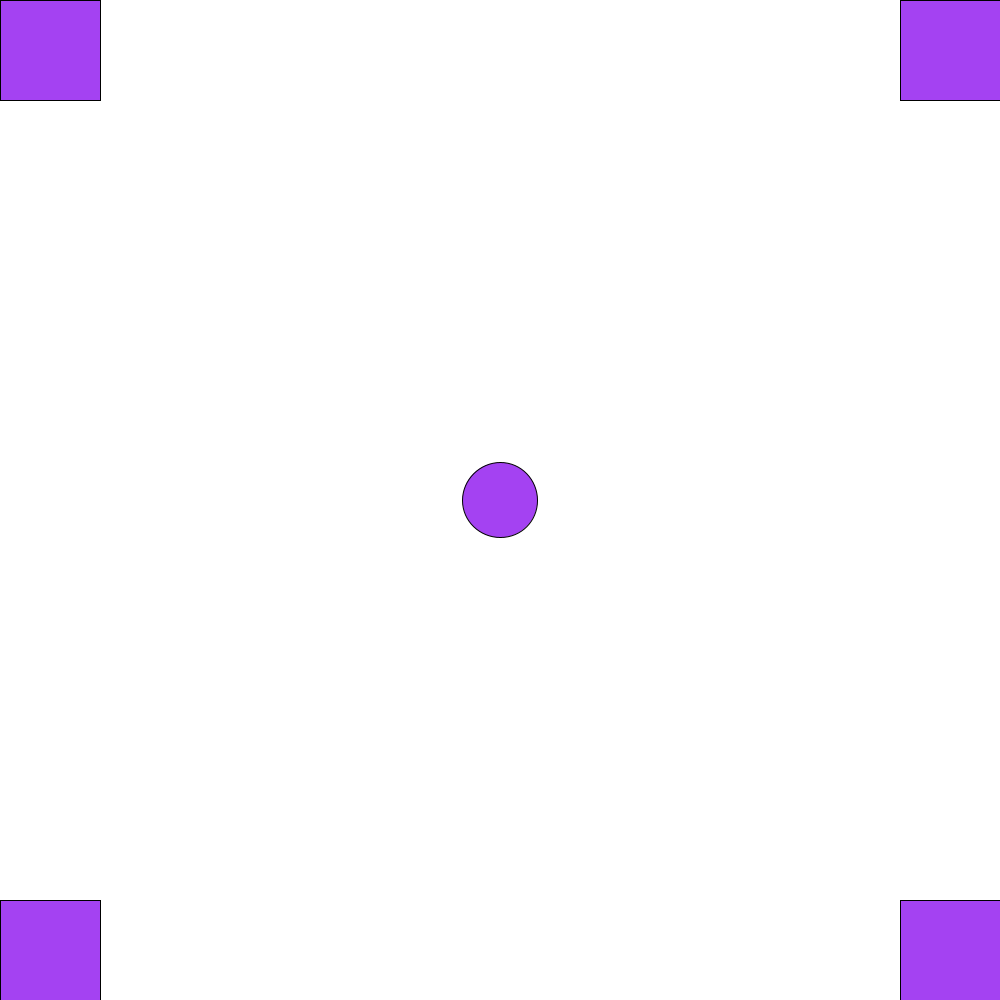
Frame 1 (no input)
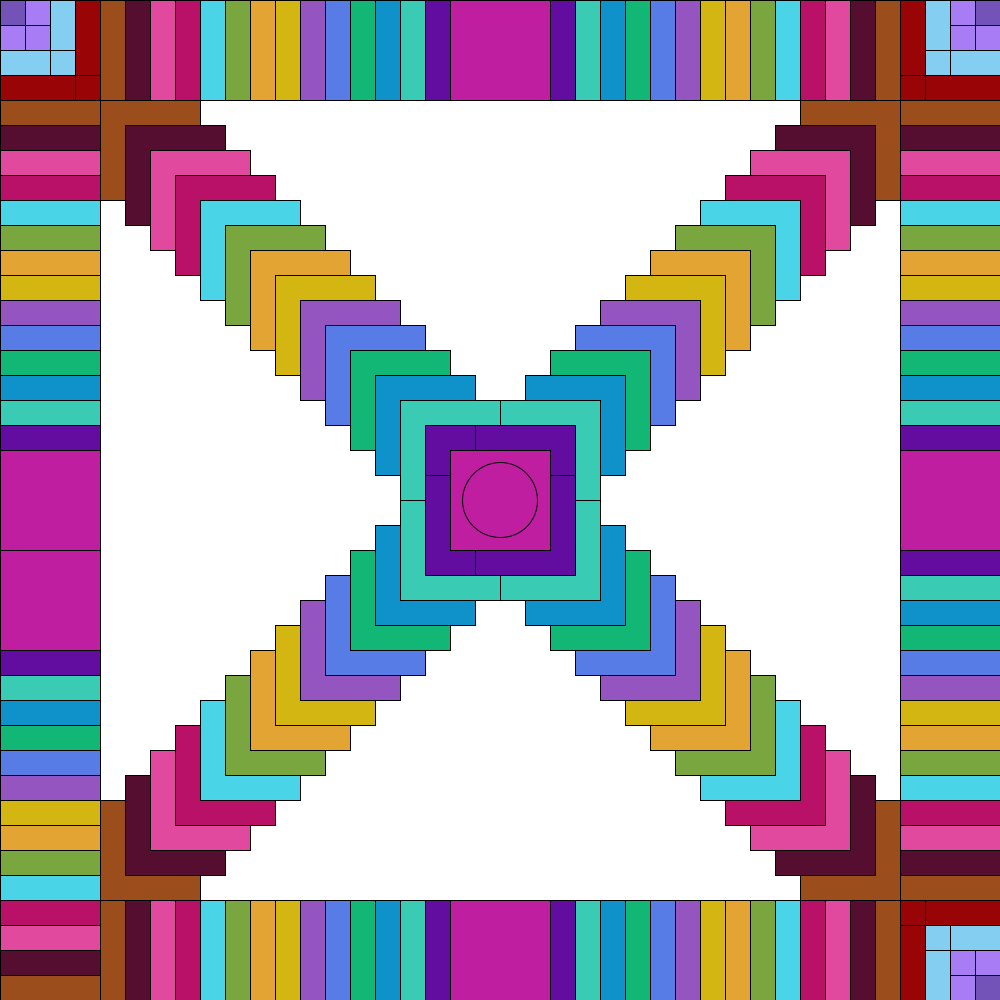
Frame 60 (the mouse pressed at the canvas centre just before this capture)
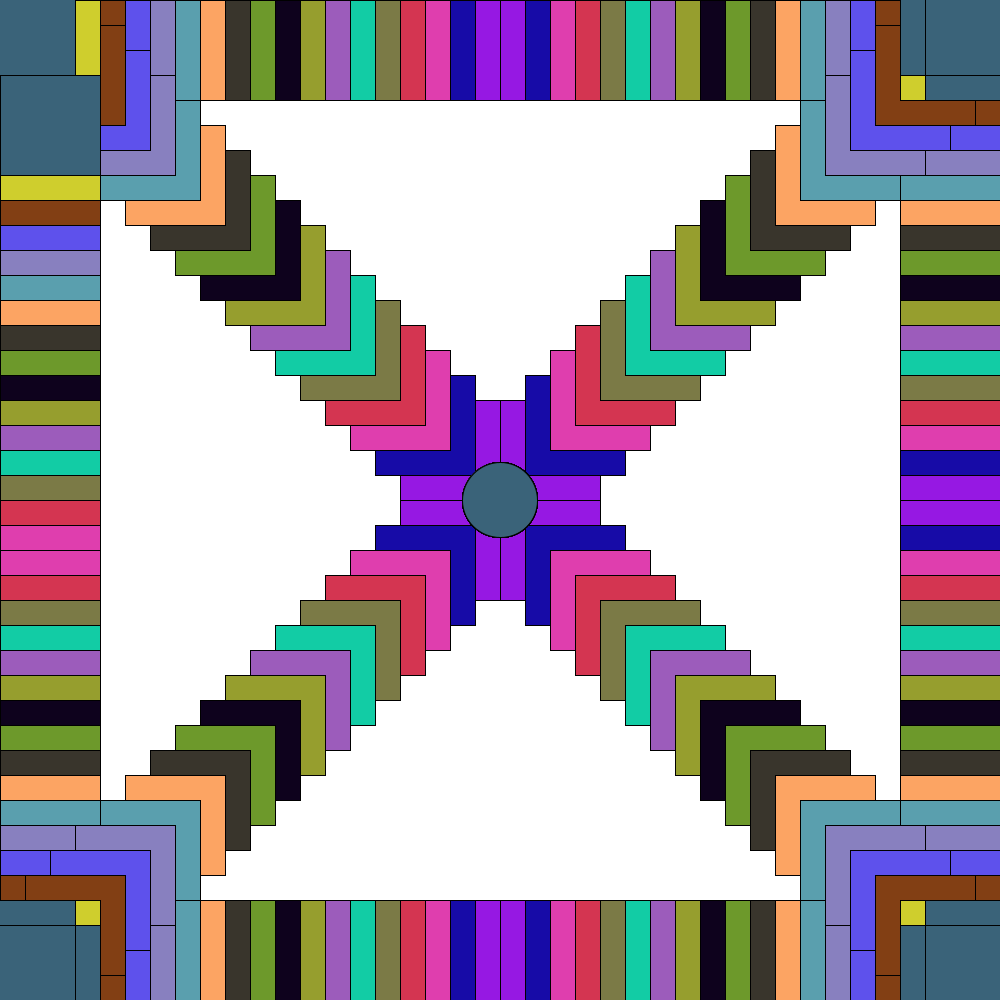
Frame 120 (the mouse held since frame 60 and released just before this capture)

The Processing sketch that drew these frames (run headless with seeded random() and noise(); from frame 60 on, the mouse is pressed at the canvas centre):

// Processing sketch: Moving_Squares
// ── Moving_Squares.pde
void setup() 
{
  size(1000, 1000) ;
  background(#FFFFFF);
}
int a=0;
void draw() 
{
  fill(random(255),random(255),random(255));
  //straight across left to right
  rect(0+a, 0, 100, 100);
  //straight across right to left
  rect(900-a,0,100,100);
  //straight down 
  rect(0,0+a,100,100);
  //straight up
  rect(0,1000-a,100,100);
  //bottom across right to left
  rect(900-a,900,100,100);
  //bottom across left to right
  rect(0+a,900,100,100);
  //right down
  rect(900,0+a,100,100);
  //right up
  rect(900,900-a,100,100);
  //diagonal left to right from top
  rect(0+a,0+a,100,100);
  //diagonal left to right from bottom
  rect(0+a,900-a,100,100);
  //diagonal right to left from top
  rect(900-a,0+a,100,100);
  //diagonal right to left from bottom
  rect(900-a,900-a,100,100);
  ellipse(500,500,75,75);
  a=a+25;
  if(a>1000)
  {
    a=0;
  }
}
